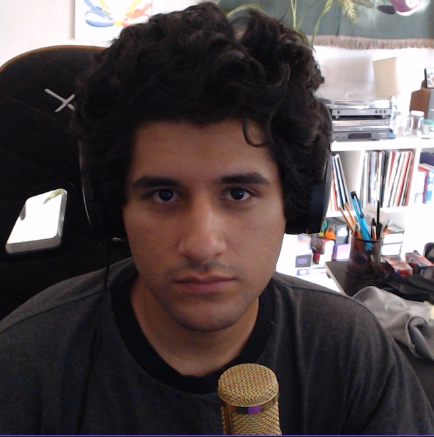
#> input picture Python/Images/Ivan Ayala.PNG, 434 x 437 px, given in place of Faces, which was not available
$ python ExtractingFaces.py
#> lines starting #> are read from the running program, lines starting #| are printed output that depends on the picture; pictures that were not available may be replaced by others from this repository, and a replacement may not be noted
import cv2
import os

imagesPath = "D:/Users/Syro/Documents/Repos/SmartFRA/Python/Images"
faceImagesPath = "D:/Users/Syro/Documents/Repos/SmartFRA/Python/Images/Faces"

# upsert
if not os.path.exists(faceImagesPath):
     os.makedirs(faceImagesPath)
     print("Nueva carpeta: Faces")

# face detection
faceClassif = cv2.CascadeClassifier(cv2.data.haarcascades + "haarcascade_frontalface_default.xml")
for imageName in os.listdir(imagesPath):
     print(imageName)
     image = cv2.imread(imagesPath + "/" + imageName)
#> image is the input picture: shape (437, 434, 3); mean B, G, R 74.3, 73.7, 83.3
     faces = faceClassif.detectMultiScale(image, 1.1, 5)
#> faces = [[97, 119, 202, 202]]
     for (x, y, w, h) in faces:
          face = image[y:y + h, x:x + w]
          face = cv2.resize(face, (150, 150))
          cv2.imwrite(faceImagesPath + "/" + imageName + ".jpg", face)
#> this loop made 1 pass
#> pass 1, `face = image[y:y + h, x:x + w]`:
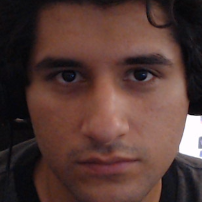
#> face: shape (202, 202, 3); mean B, G, R 53, 57.9, 84.5

$ run again, on Python/Images/willSmith.jpg
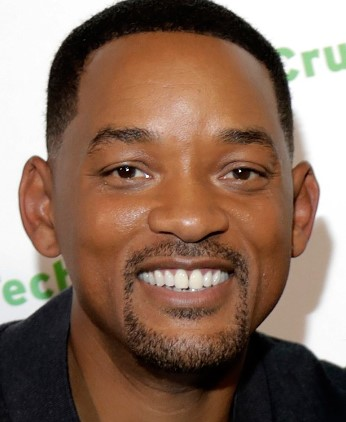
#> input picture Python/Images/willSmith.jpg, 346 x 422 px, given in place of Faces, which was not available
#> image is the input picture: shape (422, 346, 3); mean B, G, R 94.4, 110.7, 138.3
#> faces = [[40, 57, 280, 280]]
#> the loop `for (x, y, w, h) in faces:` made 1 pass
#> pass 1, `face = image[y:y + h, x:x + w]`:
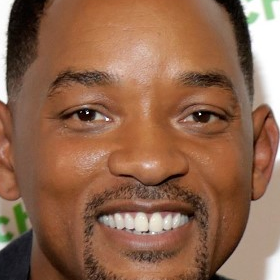
#> face: shape (280, 280, 3); mean B, G, R 77.4, 102, 143.9
#> pass 1, `face = cv2.resize(face, (150, 150))`:
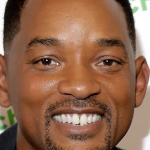
#> face: shape (150, 150, 3); mean B, G, R 77.3, 101.8, 143.8
